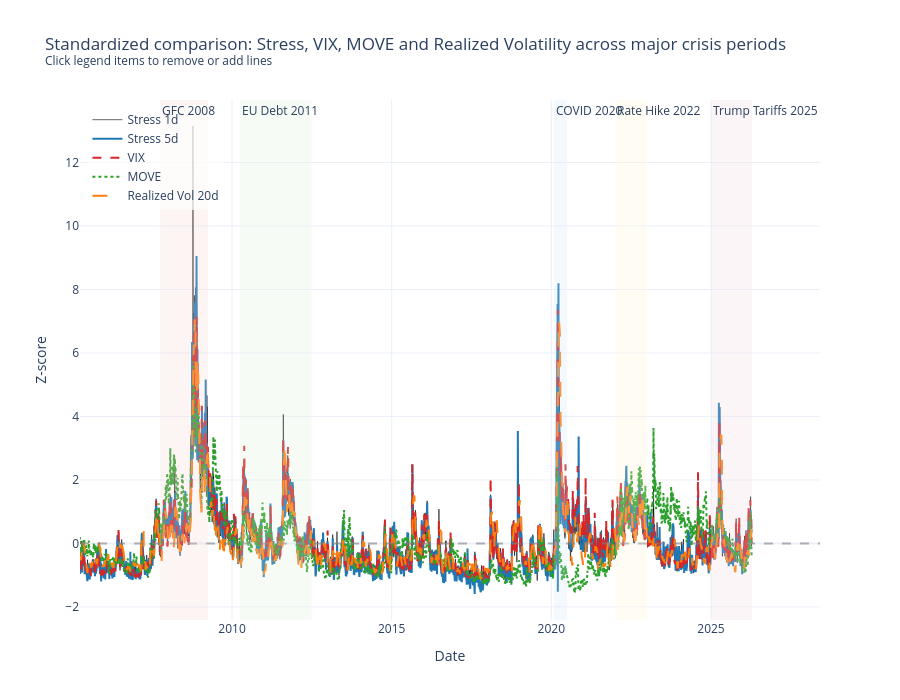

Source (notebook cell):
### Code cell
import pandas as pd
import plotly.graph_objects as go

# -------------------------------------------------
# Major crisis windows
# -------------------------------------------------
crisis_windows = {
    "GFC 2008": ("2007-10-01", "2009-03-31"),
    "EU Debt 2011": ("2010-04-01", "2012-06-30"),
    "COVID 2020": ("2020-02-01", "2020-06-30"),
    "Rate Hike 2022": ("2022-01-01", "2022-12-31"),
    "Trump Tariffs 2025": ("2025-01-01", "2026-04-17"),
}

crisis_colors = {
    "GFC 2008": "rgba(244, 204, 204, 0.25)",
    "EU Debt 2011": "rgba(217, 234, 211, 0.25)",
    "COVID 2020": "rgba(207, 226, 243, 0.25)",
    "Rate Hike 2022": "rgba(255, 242, 204, 0.25)",
    "Trump Tariffs 2025": "rgba(234, 209, 220, 0.25)",
}

# -------------------------------------------------
# Build full-sample plot dataframe
# Assumes you already created:
#   stress_full
# with columns:
#   stress_1d, stress_5d
# -------------------------------------------------
plot_df = pd.DataFrame({
    "stress_1d": stress_full["stress_1d"],
    "stress_5d": stress_full["stress_5d"]
}).join(signals[["VIX", "MOVE"]], how="left")

plot_df["realized_vol_20"] = log_returns["SPY"].rolling(20).std().reindex(plot_df.index)

# Keep only rows where all series exist
plot_df = plot_df.dropna()

# -------------------------------------------------
# Standardize all series (z-score)
# -------------------------------------------------
plot_z = plot_df[["stress_1d", "stress_5d", "VIX", "MOVE", "realized_vol_20"]].copy()
plot_z = (plot_z - plot_z.mean()) / plot_z.std()

# -------------------------------------------------
# Plotly figure
# -------------------------------------------------
fig = go.Figure()

# Stress 1d
fig.add_trace(go.Scatter(
    x=plot_z.index,
    y=plot_z["stress_1d"],
    mode="lines",
    name="Stress 1d",
    line=dict(color="black", width=1),
    opacity=0.6
))

# Stress 5d
fig.add_trace(go.Scatter(
    x=plot_z.index,
    y=plot_z["stress_5d"],
    mode="lines",
    name="Stress 5d",
    line=dict(color="#1f77b4", width=2)
))

# VIX
fig.add_trace(go.Scatter(
    x=plot_z.index,
    y=plot_z["VIX"],
    mode="lines",
    name="VIX",
    line=dict(color="#d62728", width=2, dash="dash")
))

# MOVE
fig.add_trace(go.Scatter(
    x=plot_z.index,
    y=plot_z["MOVE"],
    mode="lines",
    name="MOVE",
    line=dict(color="#2ca02c", width=2, dash="dot")
))

# Realized vol
fig.add_trace(go.Scatter(
    x=plot_z.index,
    y=plot_z["realized_vol_20"],
    mode="lines",
    name="Realized Vol 20d",
    line=dict(color="#ff7f0e", width=2, dash="longdash")
))

# -------------------------------------------------
# Add zero line
# -------------------------------------------------
fig.add_hline(
    y=0,
    line_dash="dash",
    line_color="gray",
    opacity=0.6
)

# -------------------------------------------------
# Add shaded crisis windows + labels
# -------------------------------------------------
for name, (start, end) in crisis_windows.items():
    fig.add_vrect(
        x0=start,
        x1=end,
        fillcolor=crisis_colors[name],
        opacity=0.9,
        line_width=0,
        annotation_text=name,
        annotation_position="top left"
    )

# -------------------------------------------------
# Layout
# -------------------------------------------------
fig.update_layout(
    title="Standardized comparison: Stress, VIX, MOVE and Realized Volatility across major crisis periods<br><sup>Click legend items to remove or add lines</sup>",
    xaxis_title="Date",
    yaxis_title="Z-score",
    template="plotly_white",
    height=700,
    legend=dict(
        x=0.01,
        y=0.99,
        bgcolor="rgba(255,255,255,0.7)"
    )
)

fig.show()

### Figure 1 — Plotly figure (JSON) as saved in the notebook; plotly's stock layout.template omitted (floating-point values rounded to 4 significant figures; data arrays with more than 128 entries replaced by an {"elided": "..."} marker saying what was removed)
{"data": [{"line": {"color": "black", "width": 1}, "mode": "lines", "name": "Stress 1d", "opacity": 0.6, "type": "scatter", "x": {"elided": "5293 str values"}, "y": {"elided": "5293 float values"}}, {"line": {"color": "#1f77b4", "width": 2}, "mode": "lines", "name": "Stress 5d", "type": "scatter", "x": {"elided": "5293 str values"}, "y": {"elided": "5293 float values"}}, {"line": {"color": "#d62728", "dash": "dash", "width": 2}, "mode": "lines", "name": "VIX", "type": "scatter", "x": {"elided": "5293 str values"}, "y": {"elided": "5293 float values"}}, {"line": {"color": "#2ca02c", "dash": "dot", "width": 2}, "mode": "lines", "name": "MOVE", "type": "scatter", "x": {"elided": "5293 str values"}, "y": {"elided": "5293 float values"}}, {"line": {"color": "#ff7f0e", "dash": "longdash", "width": 2}, "mode": "lines", "name": "Realized Vol 20d", "type": "scatter", "x": {"elided": "5293 str values"}, "y": {"elided": "5293 float values"}}], "layout": {"annotations": [{"showarrow": false, "text": "GFC 2008", "x": "2007-10-01", "xanchor": "left", "xref": "x", "y": 1, "yanchor": "top", "yref": "y domain"}, {"showarrow": false, "text": "EU Debt 2011", "x": "2010-04-01", "xanchor": "left", "xref": "x", "y": 1, "yanchor": "top", "yref": "y domain"}, {"showarrow": false, "text": "COVID 2020", "x": "2020-02-01", "xanchor": "left", "xref": "x", "y": 1, "yanchor": "top", "yref": "y domain"}, {"showarrow": false, "text": "Rate Hike 2022", "x": "2022-01-01", "xanchor": "left", "xref": "x", "y": 1, "yanchor": "top", "yref": "y domain"}, {"showarrow": false, "text": "Trump Tariffs 2025", "x": "2025-01-01", "xanchor": "left", "xref": "x", "y": 1, "yanchor": "top", "yref": "y domain"}], "height": 700, "legend": {"bgcolor": "rgba(255,255,255,0.7)", "x": 0.01, "y": 0.99}, "shapes": [{"line": {"color": "gray", "dash": "dash"}, "opacity": 0.6, "type": "line", "x0": 0, "x1": 1, "xref": "x domain", "y0": 0, "y1": 0, "yref": "y"}, {"fillcolor": "rgba(244, 204, 204, 0.25)", "line": {"width": 0}, "opacity": 0.9, "type": "rect", "x0": "2007-10-01", "x1": "2009-03-31", "xref": "x", "y0": 0, "y1": 1, "yref": "y domain"}, {"fillcolor": "rgba(217, 234, 211, 0.25)", "line": {"width": 0}, "opacity": 0.9, "type": "rect", "x0": "2010-04-01", "x1": "2012-06-30", "xref": "x", "y0": 0, "y1": 1, "yref": "y domain"}, {"fillcolor": "rgba(207, 226, 243, 0.25)", "line": {"width": 0}, "opacity": 0.9, "type": "rect", "x0": "2020-02-01", "x1": "2020-06-30", "xref": "x", "y0": 0, "y1": 1, "yref": "y domain"}, {"fillcolor": "rgba(255, 242, 204, 0.25)", "line": {"width": 0}, "opacity": 0.9, "type": "rect", "x0": "2022-01-01", "x1": "2022-12-31", "xref": "x", "y0": 0, "y1": 1, "yref": "y domain"}, {"fillcolor": "rgba(234, 209, 220, 0.25)", "line": {"width": 0}, "opacity": 0.9, "type": "rect", "x0": "2025-01-01", "x1": "2026-04-17", "xref": "x", "y0": 0, "y1": 1, "yref": "y domain"}], "title": {"text": "Standardized comparison: Stress, VIX, MOVE and Realized Volatility across major crisis periods<br><sup>Click legend items to remove or add lines</sup>"}, "xaxis": {"title": {"text": "Date"}}, "yaxis": {"title": {"text": "Z-score"}}}}
